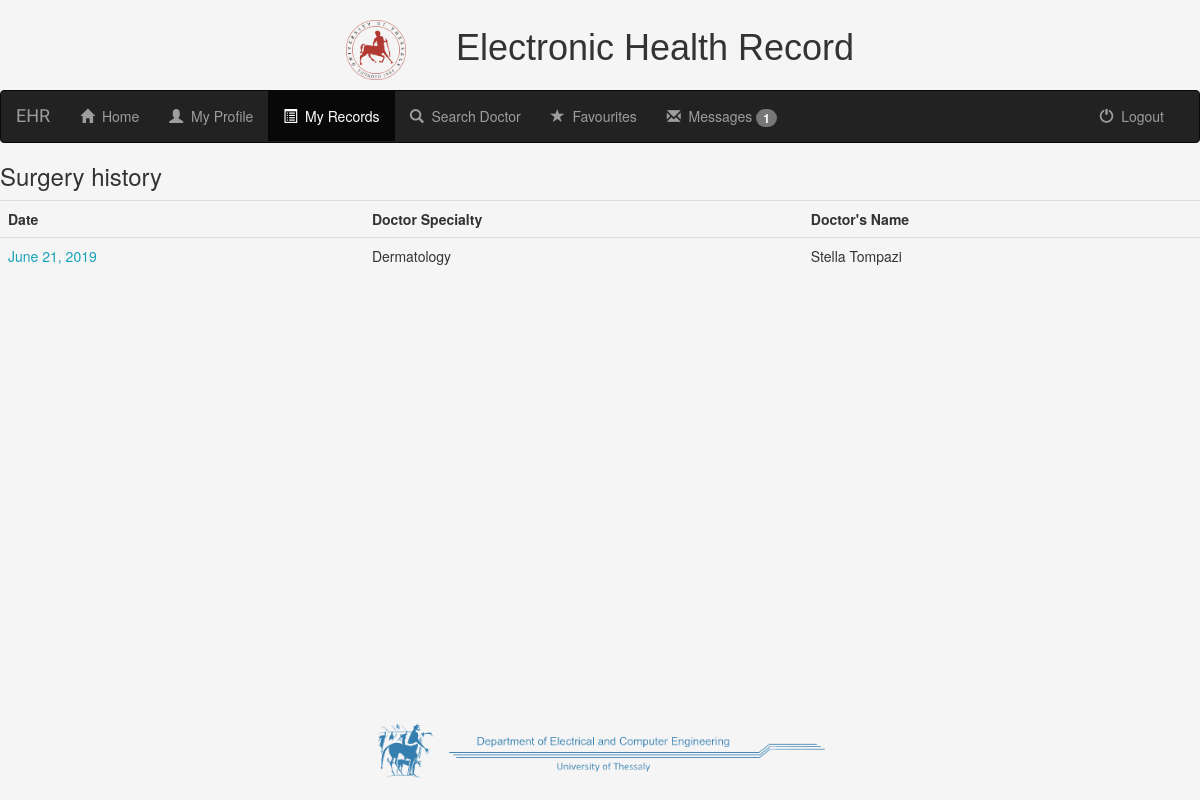
Page /my_mr/surgeries_list/ (signed in) on the committed database.
### mr/models.py (models this page shows, shortened)
class Surgery(models.Model):
    patient = models.ForeignKey(PatientProfile, on_delete=models.CASCADE)
    doctor = models.ForeignKey(UserProfile, on_delete=models.CASCADE)
    date = models.DateField(null=False, default=date.today)
    procedure_description = models.CharField(max_length=5000, blank=True)
    result_description = models.CharField(max_length=5000, blank=True)
    medication = models.CharField(max_length=500, blank=True)
    side_effects = models.CharField(max_length=1000, blank=True)
    secret_note = models.CharField(max_length=1000, blank=True)

class UserProfile(models.Model):
    user = models.OneToOneField(User, on_delete=models.CASCADE)
    specialties_list = (
        ('Accident_and_Emergency_Medicine', 'Accident and Emergency Medicine'),
        ('Allergiology', 'Allergiology'),
        ('Anesthetics', 'Anesthetics'),
        ('Cardiology', 'Cardiology'),
        ('Child_Psychiatry', 'Child Psychiatry'),
        ('Clinical_Biology', 'Clinical Biology'),
        ('Clinical_Chemistry', 'Clinical Chemistry'),
        ('Clinical_Neurophysiology', 'Clinical Neurophysiology'),
        ('Dental_Oral_Maxillo-facial_surgery', 'Dental, Oral and Maxillo-facial Surgery'),
        ('Dermato-Venereology', 'Dermato-Venereology'),
        ('Dermatology', 'Dermatology'),
        ('Endocrinology', 'Endocrinology'),
        ('Family_and_general_Medicine', 'Family and General Medicine'),
        ('Fictional_Medical_Specialist', 'Fictional Medical Specialist'),
        ('Gastro-enterologic_Surgery', 'Gastro-enterologic Surgery'),
        ('Gastroenterology', 'Gastroenterology'),
        ('General_Hematology', 'General Hematology'),
        ('General_Practice', 'General Practice'),
        ('General_Surgery', 'General Surgery'),
        ('Geriatrics', 'Geriatrics'),
        ('Immunology', 'Immunology'),
        ('Infectious_Diseases', 'Infectious Diseases'),
        ('Internal_Medicine', 'Internal Medicine'),
        ('Laboratory_Medicine', 'Laboratory Medicine'),
        ('Maxillo-facial_Surgery', 'Maxillo-facial Surgery'),
        ('Microbiology', 'Microbiology'),
        ('Nephrology', 'Nephrology'),
        ('Neuro-psychiatry', 'Neuro-psyciatry'),
        ('Neurosurgery', 'Neurosurgery'),
        ('Nuclear_Medicine', 'Nuclear Medicine'),
        ('Obstetrics_and_Gynecology', 'Obstetrics and Gynecology'),
        ('Occupational_Medicine', 'Occupational Medicine'),
        ('Opthalmology', 'Ophtalmology'),
        ('Orthopaedics', 'Orthopaedics'),
        ('Otorhinolaryngology', 'Otorhinolaryngology'),
        ('Paediatrics', 'Paediatrics'),
        ('Paediatrics_Surgery', 'Paediatrics Surgery'),
        ('Pathology', 'Pathology'),
        ('Physical_Medicine_and_Rehabilitation', 'Physical Medicine and Rehabilitation'),
        ('Plastic_Surgery', 'Plastic Surgery'),
        ('Pneumology', 'Pneumology'),
        ('Podiatric_Surgery', 'Podiatric Surgery'),
        ('Psychiatry', 'Psychiatry'),
        ('Public_health_and_Preventive_Medicine', 'Public Health and Preventive Medicine'),
        ('Radiation_Oncology', 'Radiation Oncology'),
        ('Respiratory_Medicine', 'Respiratory Medicine'),
        ('Rheumatogoly', 'Rheumatology'),
        ('Stomatology', 'Stomatology'),
        ('Thoragic_Surgery', 'Thoragic Surgery'),
        ('Tropical_Medicine', 'Tropical Medicine'),
        ('Urology', 'Urology'),
        ('Vascular_Surgery', 'Vascular Surgery'),
        ('Venereology', 'Venereology')
    )
    specialty = models.CharField(max_length=100, choices=specialties_list, default='General_Practice')
    city = models.CharField(max_length=50, blank=True)
    address = models.CharField(max_length=50, blank=True)
    phone = models.CharField(max_length=12, blank=True)

### my_mr/views.py (the view)
# urls.py: path('surgeries_list/', views.surgeries_list.as_view(), name='surgeries_list'),
class surgeries_list(generic.ListView):
    context_object_name = 'surgeries_list'
    template_name = 'my_mr/surgeries_list.html'
    paginate_by = 15
    def get_queryset(self):
        return Surgery.objects.filter(patient__user__username=self.request.user.username)
    def get_context_data(self, **kwargs):
        context = super(surgeries_list, self).get_context_data(**kwargs)
        context['received_messages'] = Message.objects.filter(receiver=self.request.user, was_read=False)
        return context

### my_mr/templates/my_mr/surgeries_list.html
{% extends 'my_mr/base.html' %}
{% block body_block %}
{% if user.is_authenticated %}
    <h3>Surgery history</h3>
    <table class="table">
        <tr>
            <th>Date</th>
            <th>Doctor Specialty</th>
            <th>Doctor's Name</th>
        </tr>
        {% for surgery in object_list %}
        <tr>
            <td><a href="{% url 'my_mr:surgery_detail' surgery.id %}">{{ surgery.date }}</a></td>
            <td>{{ surgery.doctor.specialty }}</td>
            <td>{{ surgery.doctor.user.get_full_name }}</td>
        </tr>
        {% empty %}
            There are no surgery data.
        {% endfor %}
    </table>
{% endif %}
{% endblock %}

### mr/static/mr/css/style.css (style rules this page uses)
body { background-color: whitesmoke; height: 90%; margin-bottom: 10%; }
a { color: #17a2b8; }

### rows in the picture
Surgery: date "June 21, 2019", doctor.specialty "Dermatology", doctor.user.get_full_name "Stella Tompazi"

### other values in the picture
{{ received_messages.count }} "1"
